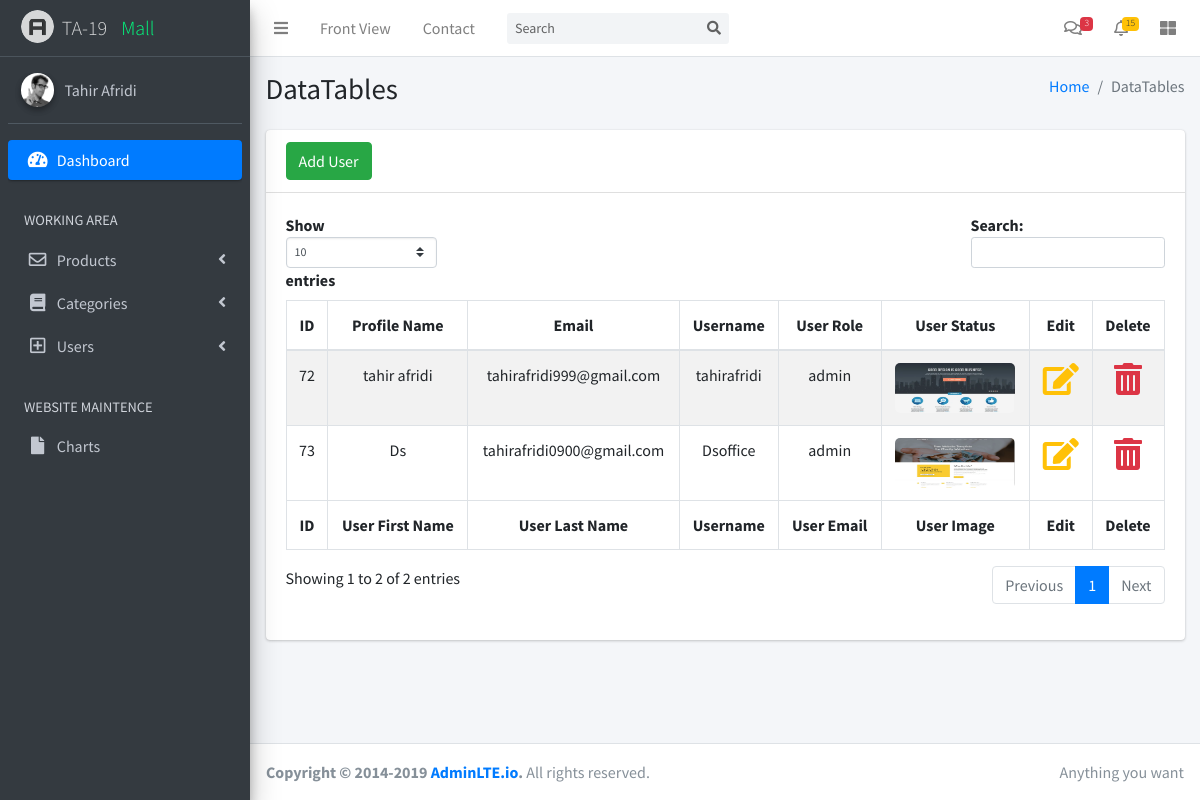
/admin/users.php, run on the app's committed database.
### tables this page shows
CREATE TABLE `register_users` (
  `id` int(11) NOT NULL,
  `name_of_user` varchar(255) NOT NULL,
  `email` varchar(255) NOT NULL,
  `username` varchar(255) NOT NULL,
  `user_role` varchar(255) NOT NULL,
  `password` varchar(255) NOT NULL,
  `cpassword` varchar(255) NOT NULL,
  `verify_token` varchar(255) NOT NULL,
  `user_image` varchar(255) NOT NULL,
  `verify_status` int(11) NOT NULL DEFAULT 0
);

### admin/include/users/manage_users.php (the view, shortened to what this page needs)
<?php include "./include/admin_db_connection.php"; ?>
<div class="content-wrapper">
  <section class="content-header">
    <div class="container-fluid">
      <div class="row mb-2">
        <div class="col-sm-6">
          <h1>DataTables</h1>
        </div>
        <div class="col-sm-6">
          <ol class="breadcrumb float-sm-right">
            <li class="breadcrumb-item"><a href="#">Home</a></li>
            <li class="breadcrumb-item active">DataTables</li>
          </ol>
        </div>
      </div>
    </div>
  </section>
  <section class="content">
    <div class="container-fluid">
      <div class="row">
        <div class="col-12">
          <div class="card">
            <div class="card-header">
            <a href="users.php?source=add_user" class="btn btn-success">Add User </a>
            </div>
            <div class="card-body">
              <table id="example1" class="table table-bordered table-striped">
                <thead>
                <tr>
                  <th class="text-center">ID </th>
                  <th class="text-center">Profile Name</th>
                  <th class="text-center">Email</th>
                  <th class="text-center">Username</th>
                  <th class="text-center">User Role</th>
                  <th class="text-center">User Status</th>
                  <th class="text-center">Edit</th>
                  <th class="text-center">Delete</th>
                </tr>
                </thead>
                <tbody>
                <?php
                $query = "SELECT  *  FROM register_users";
                $select_post = mysqli_query($conn,$query);
                while($row = mysqli_fetch_assoc($select_post)){
                  $id = $row['id'];
                  $name_of_user = $row['name_of_user'];
                  $email = $row['email'];
                  $username = $row['username'];
                  $user_role = $row['user_role'];
                  $user_image = $row['user_image'];
                  ?>
                  <tr>
                  <td  class='text-center'><?php   echo  $id ?> </td>
                  <td  class='text-center'><?php   echo $name_of_user ?></td>
                  <td  class='text-center'><?php   echo $email ?></td>
                  <td  class='text-center'><?php   echo $username ?></td>
                  <td  class='text-center'><?php   echo $user_role ?></td>
                  <?php echo "<td class='text-center'><img style='border-radius:5px; width:120px; height:50px;' src='./user_images/$user_image' alt='images'></td> "; ?>
                  <?php echo "<td  class='text-center'><a href='./users.php?source=edit_users&u_id=$id'><i class='fas fa-edit fa-2x text-warning'> </i></a></td> " ?>
                  <td  class='text-center'><a href='./include/delete.php?u_id=<?php echo $id; ?>' onclick="return confirm('Are you sure you want to search Google?')"><i class='fas fa-trash-alt fa-2x text-danger'></i></a></td>
                 <?php } ?>
                </tbody>
                <tfoot>
                <tr>
                <th class="text-center">ID </th>
                  <th class="text-center">User First Name</th>
                  <th class="text-center">User Last Name</th>
                  <th class="text-center">Username</th>
                  <th class="text-center">User Email</th>
                  <th class="text-center">User Image</th>
                  <th class="text-center">Edit</th>
                  <th class="text-center">Delete</th>
                </tr>
                </tfoot>
              </table>
            </div>
          </div>
        </div>
      </div>
    </div>
  </section>
</div>

### data on the page
register_users: id "72", name_of_user "tahir afridi", email "tahirafridi999@gmail.com", username "tahirafridi", user_role "admin", user_image (picture)
register_users: id "73", name_of_user "Ds", email "tahirafridi0900@gmail.com", username "Dsoffice", user_role "admin", user_image (picture)
